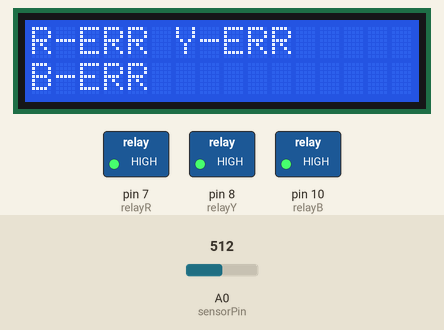
Recording of a sketch running on a simulated Arduino Uno, built with avr-gcc and run on an emulated ATmega328P. Parts: 16×2 character LCD, switched loads named in the sketch (green lamp = pin HIGH). Dashed ring = blinking. Inputs (shaded band) come from the test bench; at power-on: A0 (sensorPin) = 512. What the sketch prints to the serial monitor is not drawn.

Above: at 1.9 s.
2.0 s: A0 (sensorPin) set to 637
5.5 s: A0 (sensorPin) set to 663
At 6.3 s:
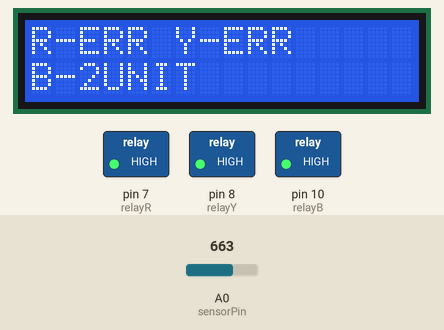
8.4 s: A0 (sensorPin) set to 933
At 10.5 s:
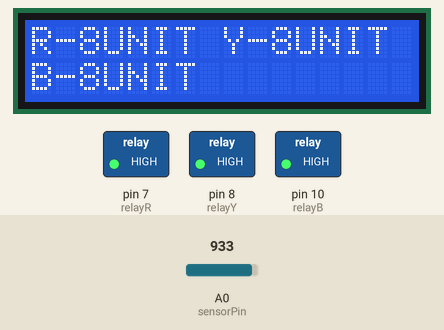
11.9 s: A0 (sensorPin) set to 961
At 14.8 s:
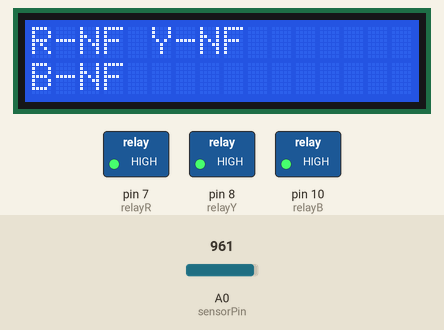
15.4 s: A0 (sensorPin) set to 940
At 16.9 s:
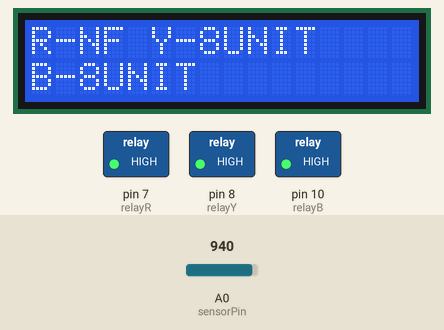
18.6 s: A0 (sensorPin) set to 960
At 20.9 s:
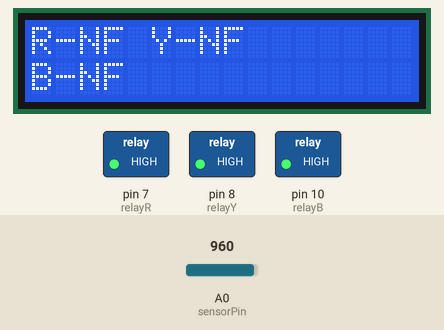
Timing chart, 0 to 22.8 s (numbered marks = the images above; inputs shaded):
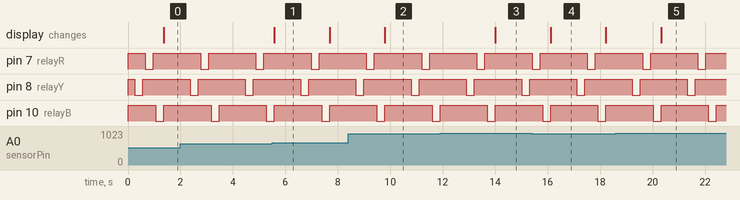

Measured:
- the behaviour switches between 649 and 650 on A0 (sensorPin) (found by bisection; images 0 and 1)
- the behaviour switches between 949 and 950 on A0 (sensorPin) (found by bisection; images 2 and 3)
- after the input at 5.5 s, the display: changes after 0.08 s (image 1)
- after the input at 8.4 s, the display: changes after 1.4 s (image 2)
- after the input at 11.9 s, the display: changes after 2.1 s (image 3)
- after the input at 15.4 s, the display: changes after 0.72 s (image 4)
- after the input at 18.6 s, the display: changes after 1.7 s (image 5)
- by itself, pin 7 (relayR), pin 8 (relayY), pin 10 (relayB): alternates HIGH for 1.8 s and LOW for 0.30 s

The sketch:

uno.ino
```cpp
#include <LiquidCrystal.h>

LiquidCrystal lcd(12, 11, 5, 4, 3, 2);

int relayR = 7;
int relayY = 8;
int relayB = 10;
int sensorPin = A0;
int sensorValue = 0;

String getFault(int value) {
  if (value >= 950) return "NF";
  else if (value >= 880) return "8UNIT";
  else if (value >= 820) return "6UNIT";
  else if (value >= 750) return "4UNIT";
  else if (value >= 650) return "2UNIT";
  else return "ERR";
}

// Modified to also return raw ADC via reference
String checkPhase(int relayPin, int &rawOut) {
  digitalWrite(relayPin, LOW);
  delay(300);
  rawOut = analogRead(sensorPin);
  digitalWrite(relayPin, HIGH);
  return getFault(rawOut);
}

void setup() {
  pinMode(relayY, OUTPUT);
  pinMode(relayR, OUTPUT);
  pinMode(relayB, OUTPUT);
  digitalWrite(relayY, HIGH);
  digitalWrite(relayR, HIGH);
  digitalWrite(relayB, HIGH);

  Serial.begin(9600);
  lcd.begin(16, 2);
  lcd.setCursor(0, 0);
  lcd.print("UNDERGROUND");
  lcd.setCursor(0, 1);
  lcd.print("CABLE FAULT");
  delay(200);
}

void loop() {
  int rRaw, yRaw, bRaw;

  String rStatus = checkPhase(relayY, rRaw);
  delay(100);
  String yStatus = checkPhase(relayR, yRaw);
  delay(100);
  String bStatus = checkPhase(relayB, bRaw);

  // LCD Display
  lcd.clear();
  lcd.setCursor(0, 0);
  lcd.print("R-" + rStatus + " Y-" + yStatus);
  lcd.setCursor(0, 1);
  lcd.print("B-" + bStatus);

  // Add delay before sending to ESP32
  delay(100);
  Serial.println("R," + rStatus + "," + String(rRaw));
  delay(200);
  Serial.println("Y," + yStatus + "," + String(yRaw));
  delay(200);
  Serial.println("B," + bStatus + "," + String(bRaw));

  delay(500);
}
```
